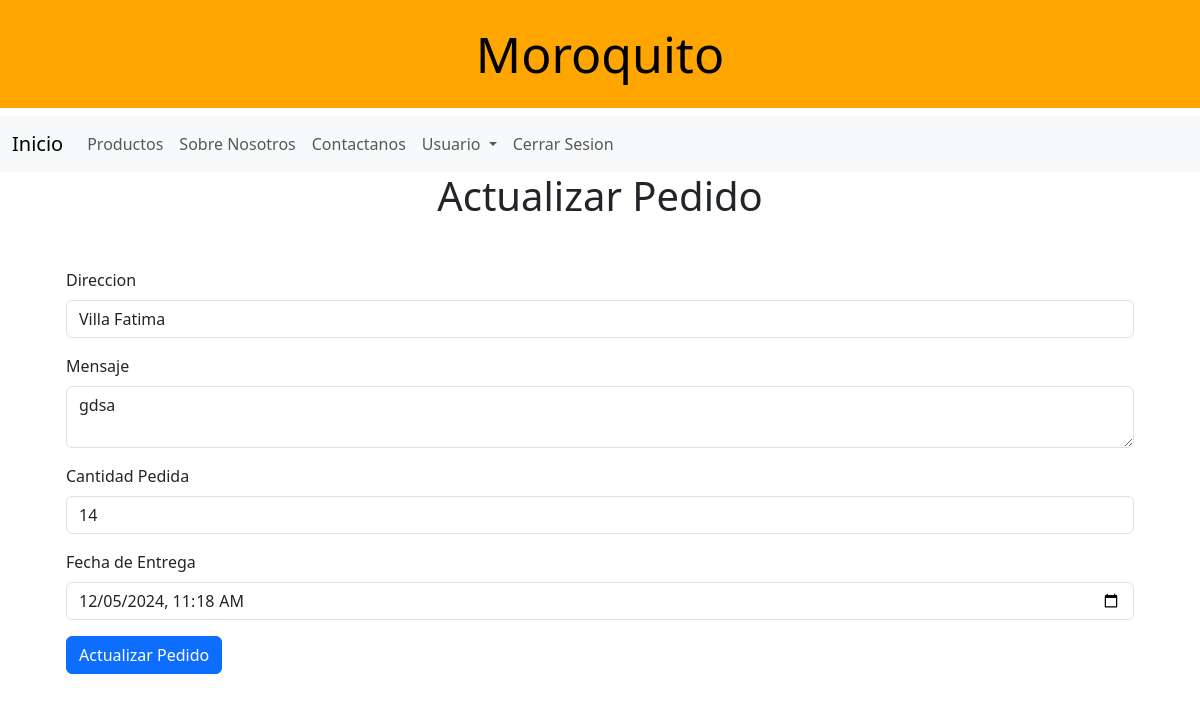
/pedidos/1/update (signed in), run on the app's committed database.
### models/pedido_model.py (models this page shows, shortened)
class Pedidos(UserMixin, db.Model):
    __tablename__ = "pedidos"
    idPedido = db.Column(db.Integer,primary_key=True,autoincrement=True)
    fecha_pedido = db.Column(db.DateTime, nullable=False)
    fecha_entrega = db.Column(db.DateTime, nullable=False)
    direction = db.Column(db.String, nullable=False)
    message = db.Column(db.String, nullable=False)
    cantidadPedida = db.Column(db.Integer, nullable=False)
    estado = db.Column(db.String(20), nullable=False)
    idProduct = db.Column(db.Integer,db.ForeignKey("productos.idProducto"),nullable=False)
    email = db.Column(db.String,db.ForeignKey("usuarios.email"),nullable=False)
    @staticmethod
    def get_by_id(id):
        return Pedidos.query.get(id)

### controllers/pedido_controller.py (the view, shortened to what this page needs)
@pedido_bp.route("/pedidos/<int:id>/update", methods=["GET", "POST"])
@login_required
def update_pedido(id):
    pedido:Pedidos = Pedidos.get_by_id(id)
    if not pedido:
        return "Producto no encontrado", 404
    return pedido_view.update_pedido(pedido)

### models/usuario_model.py (called while the page is built)
    def has_role(self, role):
        return self.role == role

### run.py (called while the page is built)
@login_manager.user_loader
def load_user(user_email):
    return Usuarios.query.get((user_email))

### views/pedido_view.py (called while the page is built)
def update_pedido(pedido):
    return render_template(
        "update_pedido.html",
        title="Editar Pedidos",
        pedido=pedido,
        current_user=current_user,
    )

### templates/update_pedido.html
{% extends 'base.html' %}
{% block content %}
<h1 class="text-center mb-4">Actualizar Pedido</h1>
<form  method="POST" action="/pedidos/{{pedido.idPedido}}/update" class=" p-4">
    <div class="mb-3">
        <label for="direction" class="form-label">Direccion</label>
        <input type="text" class="form-control" id="direction" name="direction" value="{{pedido.direction}}" required>
    </div>
    <div class="mb-3">
        <label for="message" class="form-label">Mensaje</label>
        <textarea class="form-control" id="message" name="message" required>{{pedido.message}}</textarea>
    </div>
    <div class="mb-3">
        <label for="cantidadPedida" class="form-label">Cantidad Pedida</label>
        <input type="number" class="form-control" id="cantidadPedida" name="cantidadPedida" value="{{pedido.cantidadPedida}}" required>
    </div>
    <div class="mb-3">
        <label for="fecha_entrega" class="form-label">Fecha de Entrega</label>
        <input type="datetime-local" class="form-control" id="fecha_entrega" name="fecha_entrega" value="{{pedido.fecha_entrega}}" required>
    </div>
    <button type="submit" class="btn btn-primary">Actualizar Pedido</button>
</form>
{% endblock %}

### data on the page
Pedidos: direction "Villa Fatima", message "gdsa", cantidadPedida "14", fecha_entrega "12/05/2024 11:18"
